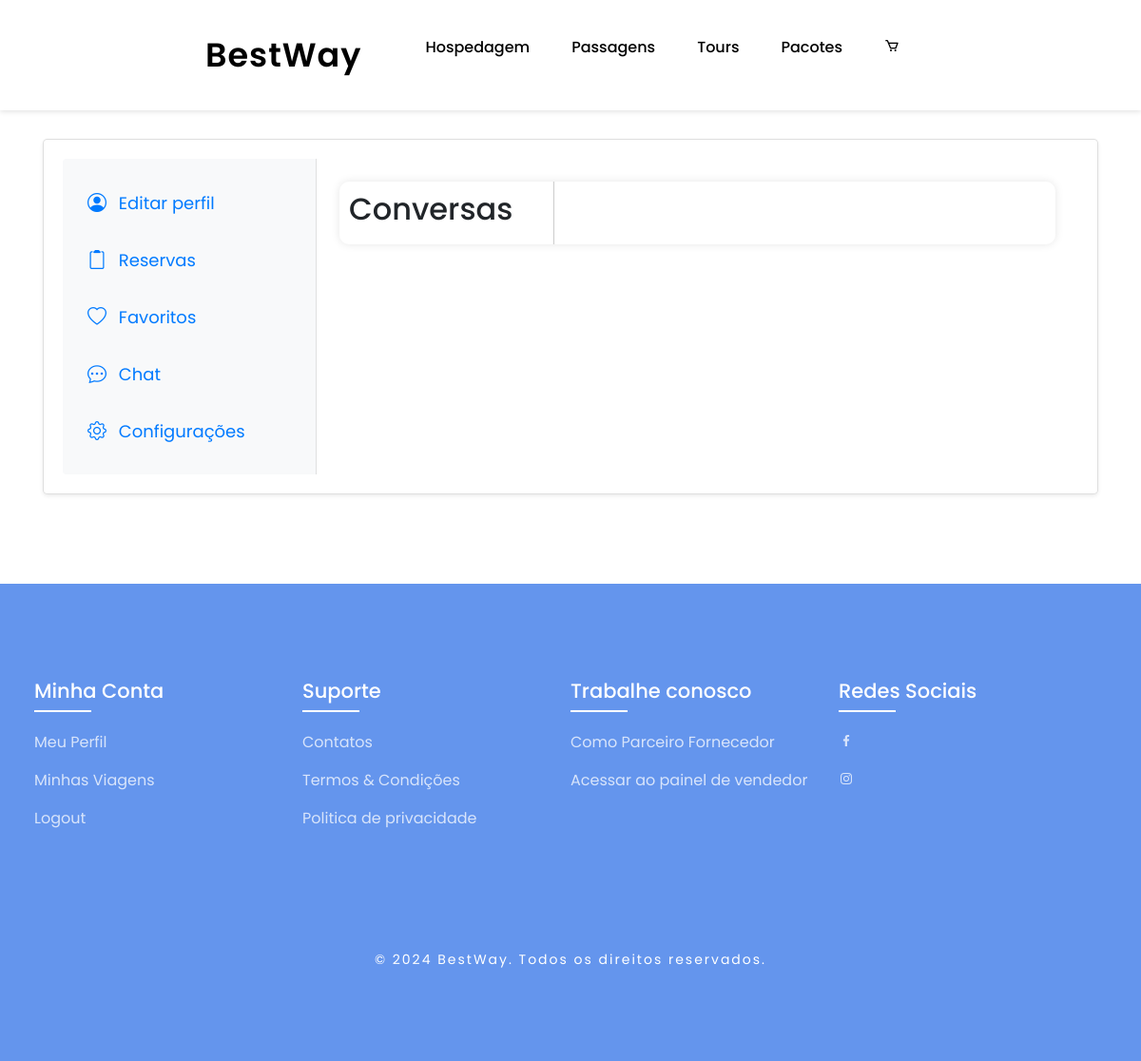
/public/chat2.php (signed in), run on an earlier commit of the app's database.
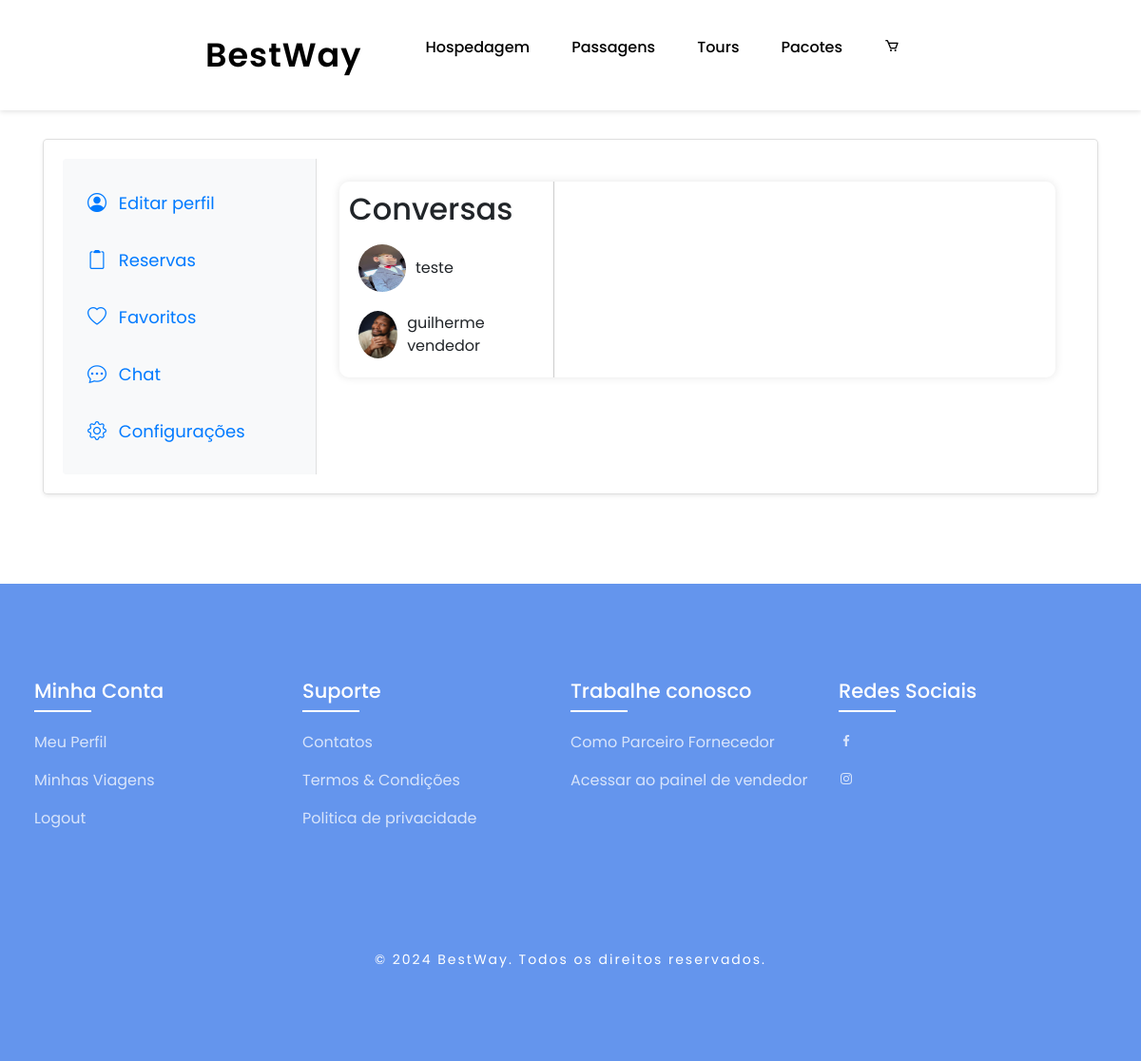
And on a later commit of the database.
### tables this page shows
CREATE TABLE `t_user` (
  `id` int(11) NOT NULL,
  `nick` varchar(20) NOT NULL,
  `nome` varchar(100) NOT NULL,
  `email` varchar(50) NOT NULL,
  `nome_marca` varchar(150) NOT NULL,
  `biografia` text DEFAULT NULL,
  `data_nasc` varchar(10) DEFAULT NULL,
  `pass` varchar(255) NOT NULL,
  `foto` varchar(50) DEFAULT NULL,
  `tipo_user` int(11) NOT NULL DEFAULT 0
);

### public/chat2.php (the view, shortened to what this page needs)
<?php
require_once '../config/liga_bd.php';
$id_user = $_SESSION['id'];
$stmt = $ligacao->prepare("SELECT u.id, u.foto, u.nick FROM amizades a
                           JOIN t_user u ON (a.id_usuario1 = u.id OR a.id_usuario2 = u.id)
                           WHERE (a.id_usuario1 = ? OR a.id_usuario2 = ?) AND a.status = 'aceito' AND u.id != ?");
$stmt->bind_param("iii", $id_user, $id_user, $id_user);
$stmt->execute();
$resultado = $stmt->get_result();
$usuarios = [];
while ($linha = mysqli_fetch_assoc($resultado)) {
    $usuarios[] = $linha;
}
?>
<!DOCTYPE html>
<html lang="pt">
<head>
    <link rel="stylesheet" href="../assets/css/style.css">
    <link rel="stylesheet" href="../assets/css/styleperfil.css">
    <link href="https://cdn.jsdelivr.net/npm/bootstrap-icons/font/bootstrap-icons.css" rel="stylesheet">
    <link href="https://cdn.jsdelivr.net/npm/bootstrap@4.5.0/dist/css/bootstrap.min.css" rel="stylesheet">
    <link rel="stylesheet" href="https://unpkg.com/boxicons@latest/css/boxicons.min.css">
</head>
<body>
<header>
    <a href="../index.html" style="font-size: 35px; font-weight: 600; letter-spacing: 1px; color: black;">BestWay</a>
    <ul class="navbar">
    <li><a href="/SiteViagens/public/hotels/hotels.php" style="color: black;" >Hospedagem</a></li>
            <li><a href="#package" style="color: black;" >Passagens</a></li>
            <li><a href="/SiteViagens/public/tours/tours.php" style="color: black; ">Tours</a></li>
            <li><a href="#contact" style="color: black;">Pacotes</a></li>
            <li><a href="/SiteViagens/public/carrinho/carrinho.php" style="color: black !important;"><i class='bx bx-cart'></i></a></li>
    </ul>
</header>
<br><br><br><br>
<div class="container light-style flex-grow-1 container-p-y">
    <div class="card shadow-sm rounded-lg">
        <div class="row no-gutters">
            <div class="col-md-3 p-3 bg-light rounded-left menu-container">
                <nav class="menu">
                    <a class="menu-item" href="perfil.php"><i class="bi bi-person-circle"></i> Editar perfil</a>
                    <a class="menu-item" href="reservas.php"><i class="bi bi-clipboard2"></i> Reservas</a>
                    <a class="menu-item" href="favoritos.php"><i class="bi bi-heart"></i> Favoritos</a>
                    <a class="menu-item" href="chat2.php"><i class="bi bi-chat-dots"></i> Chat</a>
                    <a class="menu-item" href="configuracoes.php"><i class="bi bi-gear"></i> Configurações</a>
                </nav>
            </div>
            <div class="col-md-9 p-4">
    <div id="chat-container">
    <div id="user-list">
    <h2>Conversas</h2>
    <?php foreach ($usuarios as $usuario): ?>
        <div class="user-item" onclick="loadChat(<?php echo $usuario['id']; ?>)">
            <img src="../assets/images/pics/<?php echo $usuario['foto']; ?>" alt="Foto de <?php echo $usuario['nick']; ?>" class="user-icon">
            <span><?php echo $usuario['nick']; ?></span>
        </div>
    <?php endforeach; ?>
</div>
    </div>
            </div>
        </div>
    </div>
</div>
<br>
<?php include '../views/partials/footer.php' ?>
</body>
</html>

What changed in the data, as far as the page shows it:
now on this page (row edited): t_user: foto (picture), nick "teste"
added t_user: foto (picture), nick "guilherme vendedor"
